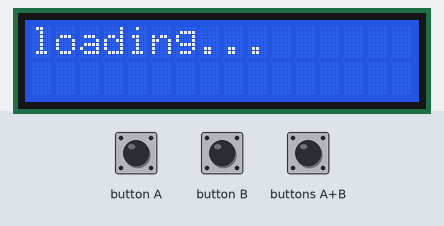
Recording of a program running on a simulated BBC micro:bit (MakeCode). Parts: 16×2 character LCD. Inputs (shaded band) come from the test bench.

Above: at 0.1 s.
6.3 s: button A pressed for 0.15 s
At 7.7 s:
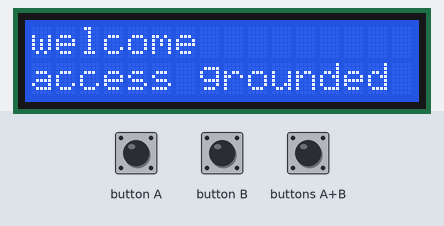
9.4 s: button B pressed for 0.15 s
At 9.9 s:
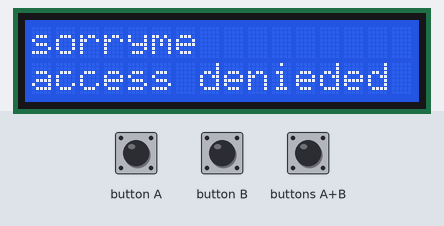
12.5 s: buttons A+B pressed for 0.15 s
At 13.5 s:
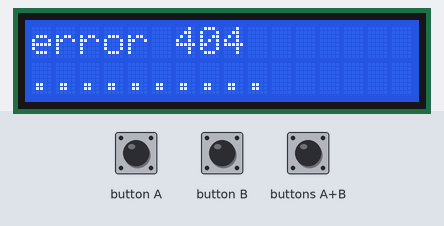
15.6 s: button B pressed for 0.15 s
At 17.0 s:
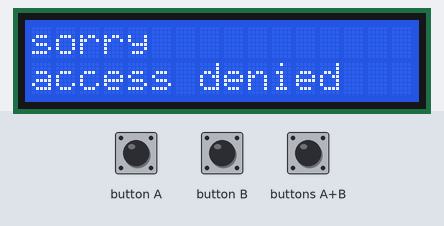
18.7 s: buttons A+B pressed for 1 s
22.7 s: button A pressed for 0.15 s
At 23.7 s:
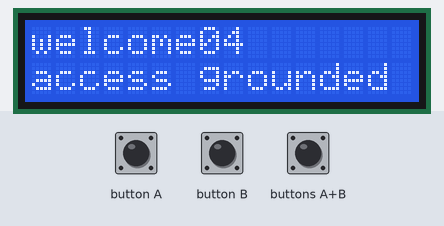
Timing chart, 0 to 25.7 s (numbered marks = the images above; inputs shaded):
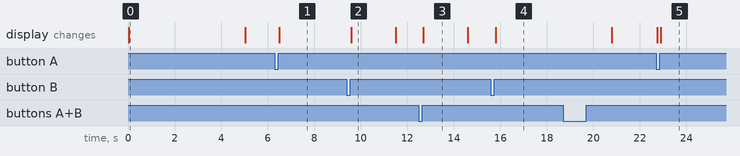

Measured:
- after the input at 6.3 s, the display: changes after 0.20 s (image 1)
- after the input at 9.4 s, the display: changes after 0.19 s (image 2)
- after the input at 12.5 s, the display: changes after 0.20 s (image 3)
- after the input at 15.6 s, the display: changes after 0.19 s (image 4)
- after the input at 22.7 s, the display: first differs from a run without the input after 0.20 s (image 5)
- what the display in image 0 shows lasts 5.0 s, from 0.0 s to 5.0 s
- what the display in image 2 shows lasts 1.9 s, from 9.6 s to 11.5 s

The program:

main.ts
```typescript
input.onButtonPressed(Button.A, function on_button_pressed_a() {
    I2C_LCD1602.LcdInit(0)
    I2C_LCD1602.BacklightOn()
    I2C_LCD1602.ShowString("welcome", 0, 0)
    I2C_LCD1602.ShowString("access grounded", 0, 1)
    basic.pause(5000)
    I2C_LCD1602.clear()
})
input.onButtonPressed(Button.AB, function on_button_pressed_ab() {
    I2C_LCD1602.LcdInit(0)
    I2C_LCD1602.BacklightOn()
    I2C_LCD1602.ShowString("error 404", 0, 0)
    I2C_LCD1602.ShowString("..........", 0, 1)
    basic.pause(5000)
    basic.pause(5000)
    I2C_LCD1602.clear()
})
input.onButtonPressed(Button.B, function on_button_pressed_b() {
    I2C_LCD1602.LcdInit(0)
    I2C_LCD1602.BacklightOn()
    I2C_LCD1602.ShowString("sorry", 0, 0)
    I2C_LCD1602.ShowString("access denied", 0, 1)
    basic.pause(5000)
    I2C_LCD1602.clear()
})
I2C_LCD1602.LcdInit(0)
I2C_LCD1602.BacklightOn()
I2C_LCD1602.ShowString("loading...", 0, 0)
basic.pause(5000)
I2C_LCD1602.clear()
```

test.ts
```typescript
// Hier kann man Tests durchführen; diese Datei wird nicht kompiliert, wenn dieses Paket als Erweiterung verwendet wird.
```
